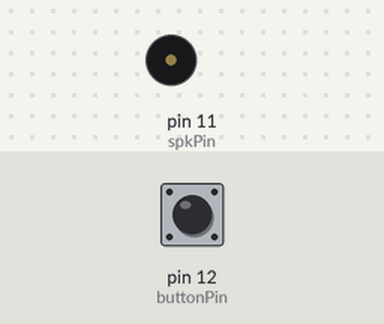
Simulated run of this sketch. Board: Arduino Uno, built with avr-gcc and run on an emulated ATmega328P. Shown: buzzer (waves = sounding). The inputs (shaded band) are chosen by the test bench; at power-on: pin 12 (buttonPin) HIGH. Random numbers use the default seed unless the sketch sets one.

Above: at 1.2 s.
1.3 s: pin 12 (buttonPin) pulled LOW for 0.15 s
2.9 s: pin 12 (buttonPin) pulled LOW for 3.2 s
At 3.8 s:
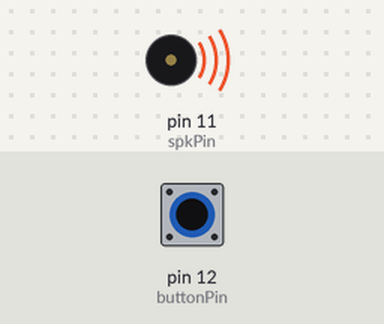
Timing chart, 0 to 3.6 s (numbered marks = the images above; inputs shaded):
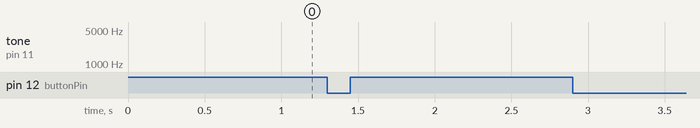

The sketch:

whiteNoise_101817a.ino
```cpp
// white noise

int spkPin = 11;
int buttonPin = 12;

int freq = 1000;


void setup() {
  pinMode(buttonPin, INPUT_PULLUP);
}

void loop() {

  while (digitalRead(buttonPin)==LOW) {
  freq = random(1000, 3000);
  tone(spkPin, freq);
  }

  noTone(spkPin);

}
```
